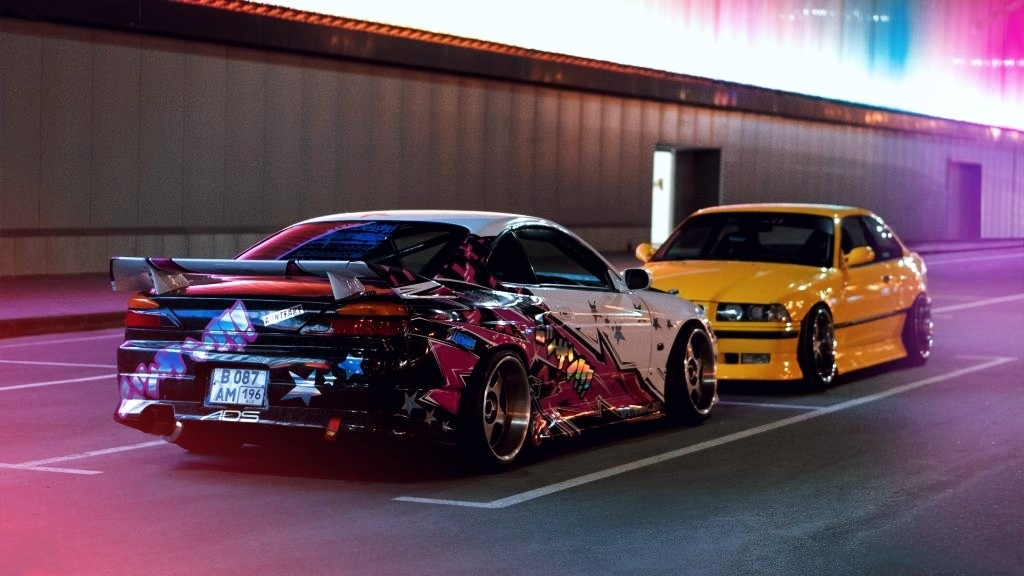
#> input picture kartinki/kartinki/114.jpg, 1024 x 576 px, given in place of temp.jpg, which was not available
$ python kartinki.py
#> lines starting #> are read from the running program, lines starting #| are printed output that depends on the picture

import random
from PIL import Image, ImageDraw

mode = int(input('mode:'))
#> the answer given: 1
image = Image.open("temp.jpg")
#> image is the input picture: PIL image 1024x576 RGB; mean R, G, B 101.4, 76.9, 90.2
draw = ImageDraw.Draw(image)
width = image.size[0]
#> width = 1024
height = image.size[1]
#> height = 576
pix = image.load()
if (mode == 0):
	for i in range(width):
		for j in range(height):
			a = pix[i, j][0]
			b = pix[i, j][1]
			c = pix[i, j][2]
			S = (a + b + c) // 3
			draw.point((i, j), (S, S, S))
if (mode == 1):
	depth = int(input('depth:'))
#> the answer given: 3
	for i in range(width):
		for j in range(height):
			a = pix[i, j][0]
			b = pix[i, j][1]
			c = pix[i, j][2]
			S = (a + b + c) // 3
			a = S + depth * 2
			b = S + depth
			c = S
			if (a > 255):
				a = 255
			if (b > 255):
				b = 255
			if (c > 255):
				c = 255
			draw.point((i, j), (a, b, c))
if (mode == 2):
	for i in range(width):
		for j in range(height):
			a = pix[i, j][0]
			b = pix[i, j][1]
			c = pix[i, j][2]
			draw.point((i, j), (255 - a, 255 - b, 255 - c))
if (mode == 3):
	factor = int(input('factor:'))
	for i in range(width):
		for j in range(height):
			rand = random.randint(-factor, factor)
			a = pix[i, j][0] + rand
			b = pix[i, j][1] + rand
			c = pix[i, j][2] + rand
			if (a < 0):
				a = 0
			if (b < 0):
				b = 0
			if (c < 0):
				c = 0
			if (a > 255):
				a = 255
			if (b > 255):
				b = 255
			if (c > 255):
				c = 255
			draw.point((i, j), (a, b, c))
if (mode == 4):
	factor = int(input('factor:'))
	for i in range(width):
		for j in range(height):
			a = pix[i, j][0] + factor
			b = pix[i, j][1] + factor
			c = pix[i, j][2] + factor
			if (a < 0):
				a = 0
			if (b < 0):
				b = 0
			if (c < 0):
				c = 0
			if (a > 255):
				a = 255
			if (b > 255):
				b = 255
			if (c > 255):
				c = 255
			draw.point((i, j), (a, b, c))
if (mode == 5):
	factor = int(input('factor:'))
	for i in range(width):
		for j in range(height):
			a = pix[i, j][0]
			b = pix[i, j][1]
			c = pix[i, j][2]
			S = a + b + c
			if (S > (((255 + factor) // 2) * 3)):
				a, b, c = 255, 255, 255
			else:
				a, b, c = 0, 0, 0
			draw.point((i, j), (a, b, c))
image.save("ans.jpg", "JPEG")
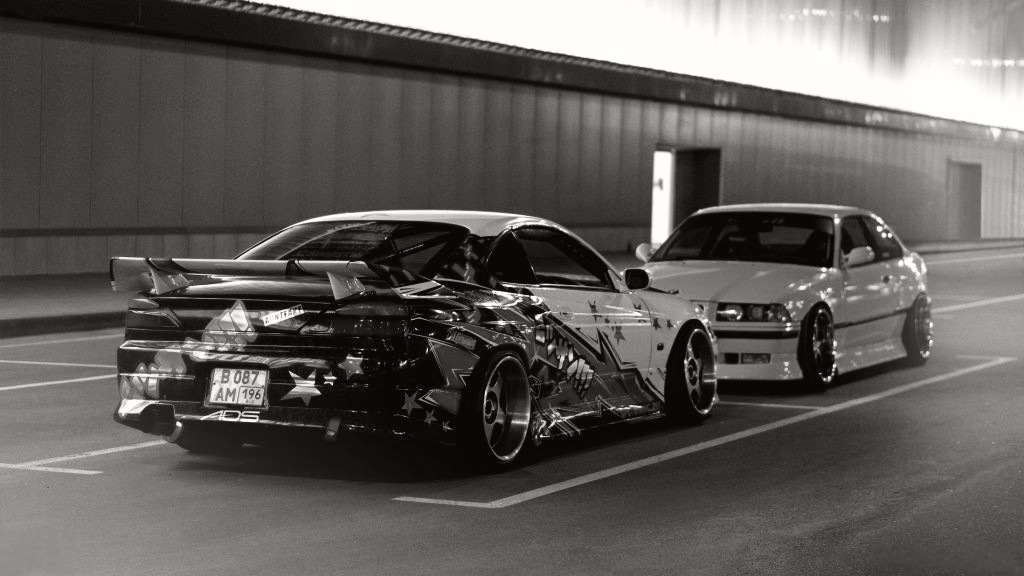
#> saved as ans.jpg: PIL image 1024x576 RGB; mean R, G, B 95.1, 92.2, 89.2
del draw

$ run again, on kartinki/kartinki/125.jpg
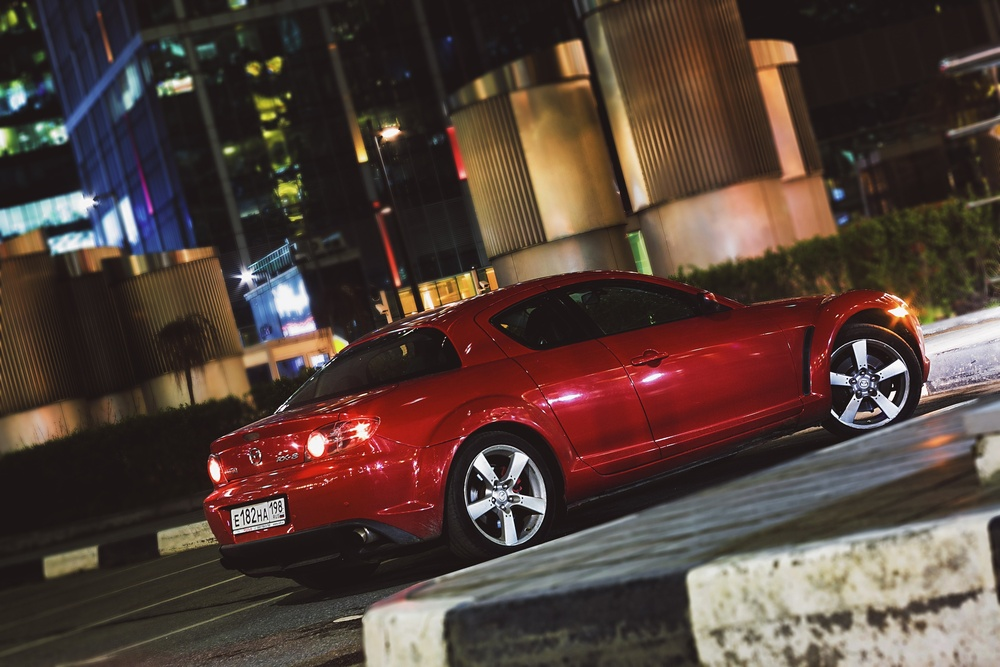
#> input picture kartinki/kartinki/125.jpg, 1000 x 667 px, shrunk from 2560 x 1707 before the run, given in place of temp.jpg, which was not available
#> image is the input picture: PIL image 1000x667 RGB; mean R, G, B 83.3, 64.7, 57.3
#> `image.save("ans.jpg", "JPEG")`:
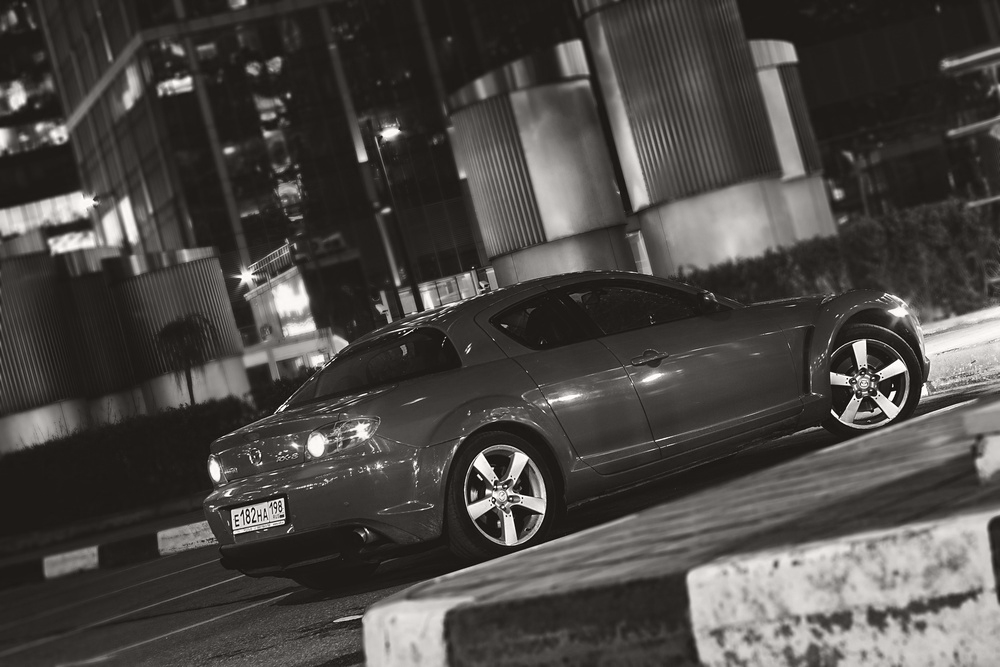
#> saved as ans.jpg: PIL image 1000x667 RGB; mean R, G, B 74.1, 71.1, 68.1

$ run again, on kartinki/kartinki/130.jpg
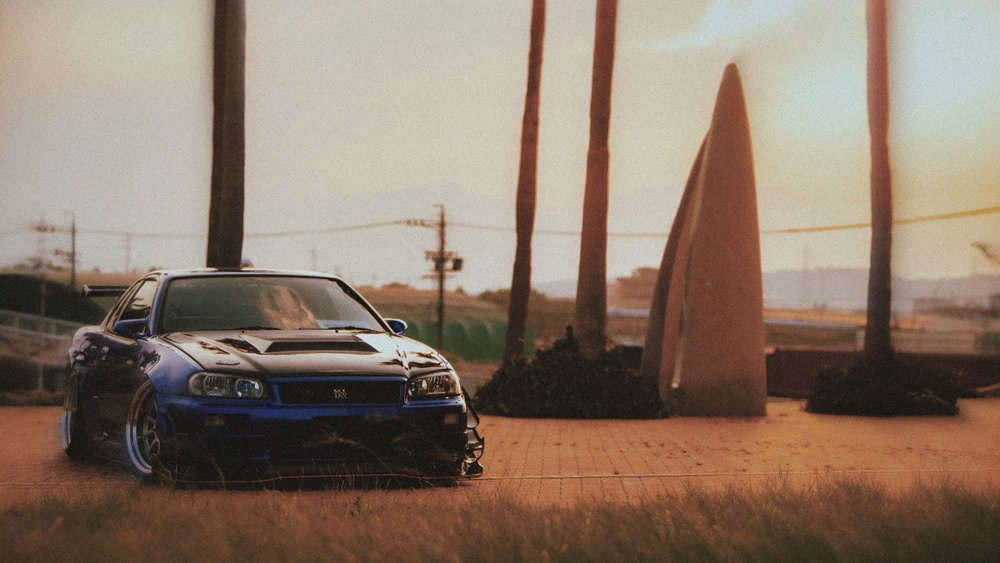
#> input picture kartinki/kartinki/130.jpg, 1000 x 563 px, shrunk from 2560 x 1441 before the run, given in place of temp.jpg, which was not available
#> image is the input picture: PIL image 1000x563 RGB; mean R, G, B 139.5, 120.8, 106.2
#> `image.save("ans.jpg", "JPEG")`:
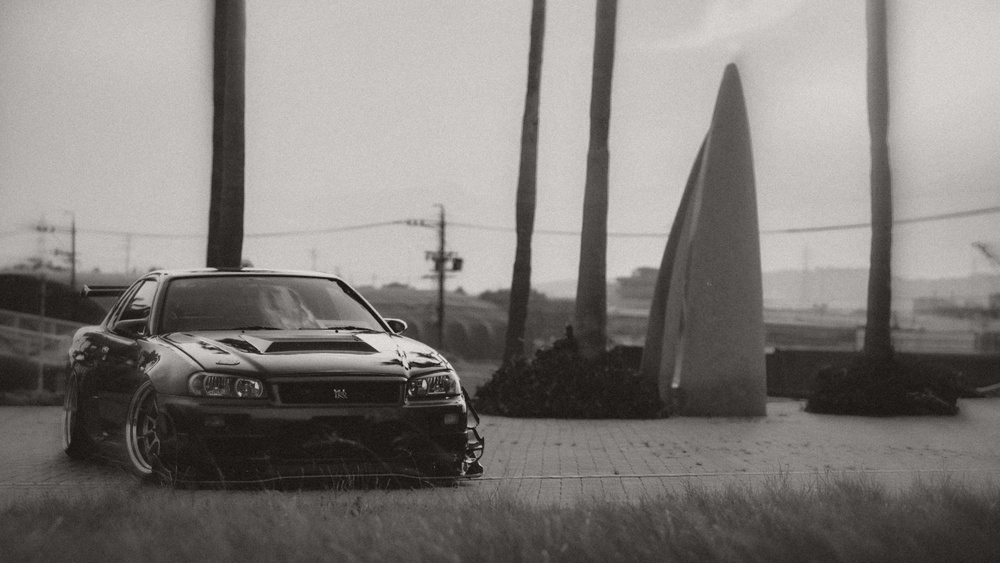
#> saved as ans.jpg: PIL image 1000x563 RGB; mean R, G, B 127.9, 124.9, 121.9
